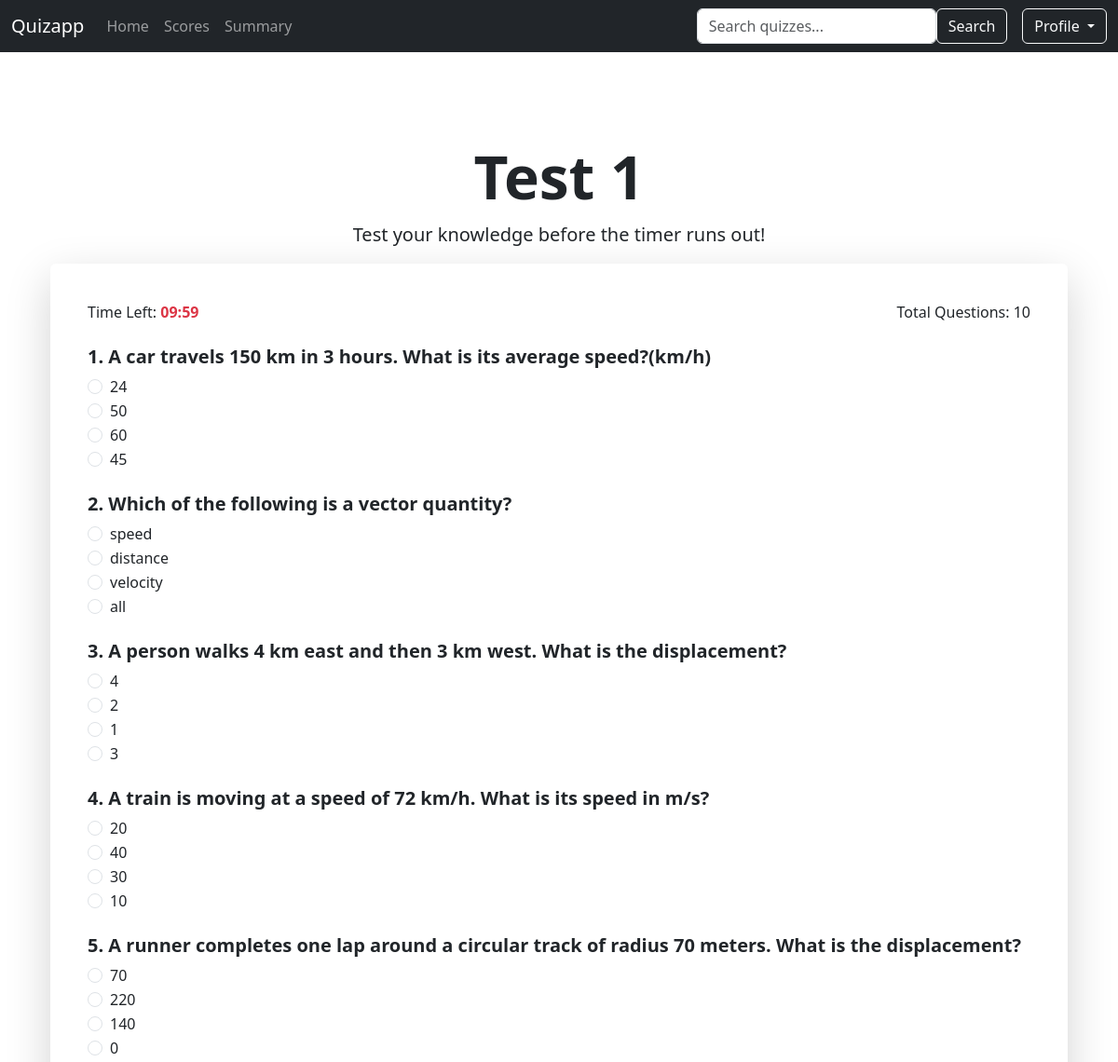
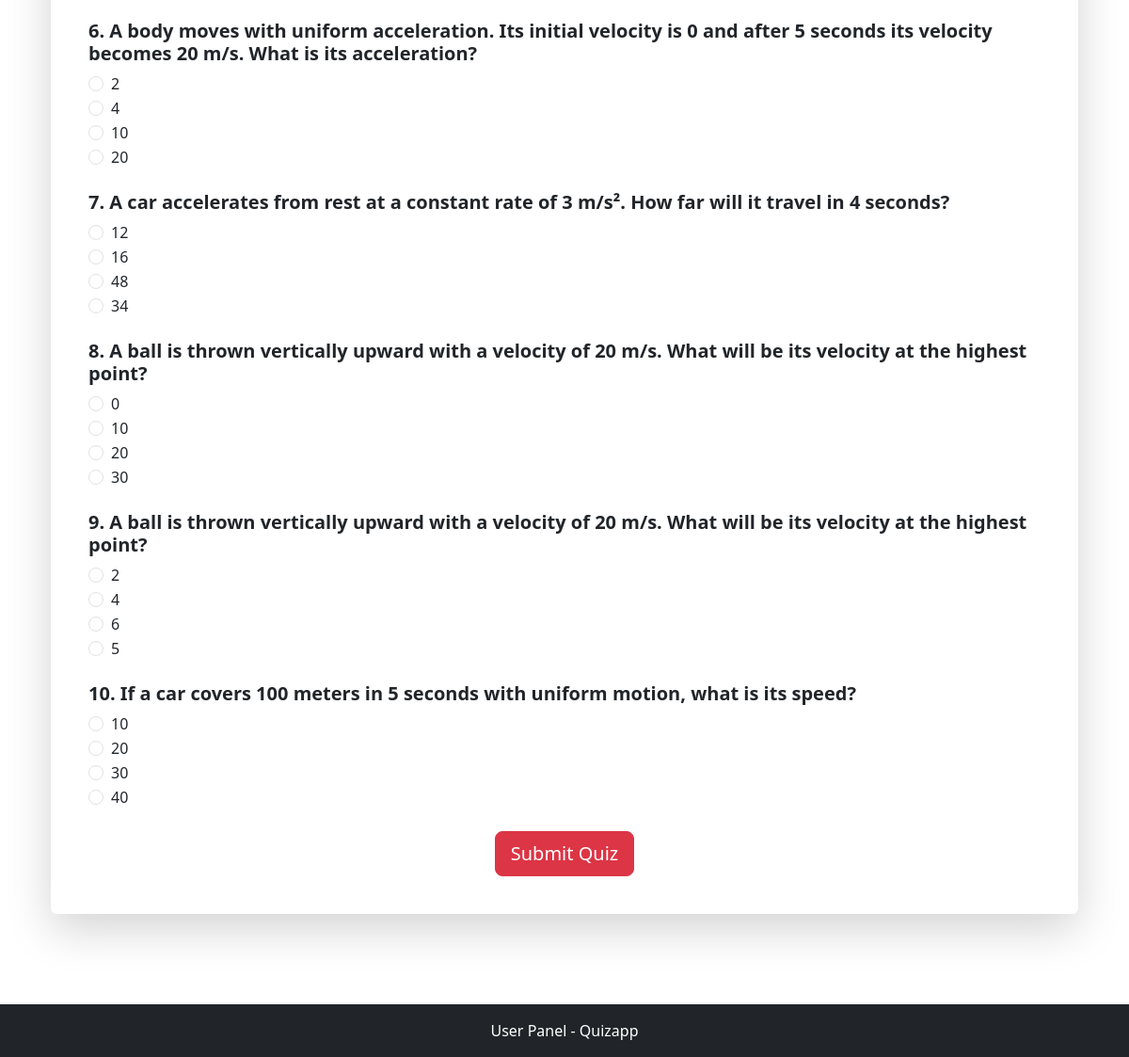
The app's page /user/start_quiz/1 with its own data (2 pictures, top to bottom).
### model.py (models this page shows)
class Quiz(db.Model):
    quiz_id = db.Column(db.Integer, primary_key=True)
    chapter_id = db.Column(db.Integer, db.ForeignKey('chapter.chapter_id', ondelete="CASCADE"), nullable=False)
    title = db.Column(db.String(255), nullable=False)
    date_of_quiz = db.Column(db.DateTime, nullable=False, default=datetime.utcnow)
    time_duration = db.Column(db.String(5), nullable=False)  # Format: HH:MM
    scores = db.relationship("Score", back_populates="quiz", cascade="all, delete-orphan")
    questions = db.relationship("Question", backref="quiz", cascade="all, delete-orphan")

class Question(db.Model):
    question_id = db.Column(db.Integer, primary_key=True)
    quiz_id = db.Column(db.Integer, db.ForeignKey('quiz.quiz_id', ondelete="CASCADE"), nullable=False)
    question_statement = db.Column(db.Text, nullable=False)
    option1 = db.Column(db.String(255), nullable=False)
    option2 = db.Column(db.String(255), nullable=False)
    option3 = db.Column(db.String(255), nullable=False)
    option4 = db.Column(db.String(255), nullable=False)
    correct_option = db.Column(db.Integer, nullable=False)  # 1, 2, 3, or 4

### app.py (the view)
@app.route("/user/start_quiz/<int:quiz_id>")
def start_quiz(quiz_id):
    quiz = Quiz.query.get_or_404(quiz_id)
    questions = Question.query.filter_by(quiz_id=quiz_id).all()
    try:
        time_duration = int(quiz.time_duration.split(":")[0] * 60 + quiz.time_duration.split(":")[1])
    except ValueError:
        time_duration = 10
    return render_template("user/user_quiz.html", quiz=quiz, questions=questions, quiz_duration=time_duration)

### templates/user/user_quiz.html (shortened to what this page needs)
{% extends "user_layout.html" %}
{% block body %}
<div class="container my-5">
    <h1 class="display-3 text-center text-dark fw-bold">{{ quiz.title }}</h1>
    <p class="lead text-center text-dark">Test your knowledge before the timer runs out!</p>
    <div class="card shadow-lg border-0 rounded-lg p-4">
        <div class="card-body">
            <div class="d-flex justify-content-between mb-4">
                <div class="text-dark">
                    Time Left: <span id="timer" class="fw-bold text-danger">{{ quiz.time_duration }}:00</span>
                </div>
                <div class="text-dark">Total Questions: {{ questions|length }}</div>
            </div>
            <form id="quizForm" method="POST" action="{{ url_for('submit_quiz', quiz_id=quiz.quiz_id) }}">
                {% for question in questions %}
                <div class="question-block mb-4">
                    <h5 class="text-dark fw-bold">{{ loop.index }}. {{ question.question_statement }}</h5>
                    <div class="options">
                        <div class="form-check">
                            <input class="form-check-input" type="radio" name="question_{{ question.question_id }}"
                                value="{{ question.option1 }}">
                            <label class="form-check-label">{{ question.option1 }}</label>
                        </div>
                        <div class="form-check">
                            <input class="form-check-input" type="radio" name="question_{{ question.question_id }}"
                                value="{{ question.option2 }}">
                            <label class="form-check-label">{{ question.option2 }}</label>
                        </div>
                        <div class="form-check">
                            <input class="form-check-input" type="radio" name="question_{{ question.question_id }}"
                                value="{{ question.option3 }}">
                            <label class="form-check-label">{{ question.option3 }}</label>
                        </div>
                        <div class="form-check">
                            <input class="form-check-input" type="radio" name="question_{{ question.question_id }}"
                                value="{{ question.option4 }}">
                            <label class="form-check-label">{{ question.option4 }}</label>
                        </div>
                    </div>
                </div>
                {% endfor %}
                <div class="text-center mt-4">
                    <button type="submit" class="btn btn-danger btn-lg" id="submitButton">Submit Quiz</button>
                </div>
            </form>
        </div>
    </div>
</div>
{% endblock %}

### templates/user_layout.html (shortened to what this page needs)
<!DOCTYPE html>
<html lang="en">
<head>
    <link href="https://cdn.jsdelivr.net/npm/bootstrap@5.3.0-alpha1/dist/css/bootstrap.min.css" rel="stylesheet">
</head>
<body class="d-flex flex-column min-vh-100">
    <nav class="navbar navbar-expand-lg navbar-dark bg-dark">
        <div class="container-fluid">
            <div class="d-flex">
                <a class="navbar-brand" href="{{ url_for('index') }}">Quizapp</a>
                <ul class="navbar-nav me-auto mb-2 mb-lg-0">
                    <li class="nav-item">
                        <a class="nav-link" href="{{ url_for('user_dashboard') }}">Home</a>
                    </li>
                    <li class="nav-item">
                        <a class="nav-link" href="{{ url_for('user_scores') }}">Scores</a>
                    </li>
                    <li class="nav-item">
                        <a class="nav-link" href="{{ url_for('user_summary') }}">Summary</a>
                    </li>
                </ul>
            </div>
            <div class="d-flex align-items-center">
                <form class="d-flex" action="{{ url_for('user_search') }}" method="GET">
                    <input type="text" class="form-control" name="query" placeholder="Search quizzes..."
                        aria-label="Search">
                    <button class="btn btn-outline-light" type="submit">Search</button>
                </form>
                <div class="dropdown ms-3">
                    <button class="btn btn-outline-light dropdown-toggle" type="button" id="profileDropdown"
                        data-bs-toggle="dropdown" aria-expanded="false">
                        Profile
                    </button>
                </div>
            </div>
        </div>
    </nav>
    <div class="container my-5">
        {% block body %}
        {% endblock %}
    </div>
    <footer class="bg-dark text-white text-center py-3" style="margin-top: auto;">
        User Panel - Quizapp
    </footer>
</body>
</html>

### records on screen
Quiz: title "Test 1"
Question: question_statement "A car travels 150 km in 3 hours. What is its average speed?(km/h)", option1 "24", option2 "50", option3 "60", option4 "45"
Question: question_statement "Which of the following is a vector quantity?", option1 "speed", option2 "distance", option3 "velocity", option4 "all"
Question: question_statement "A person walks 4 km east and then 3 km west. What is the displacement?", option1 "4", option2 "2", option3 "1", option4 "3"
Question: question_statement "A train is moving at a speed of 72 km/h. What is its speed in m/s?", option1 "20", option2 "40", option3 "30", option4 "10"
Question: question_statement "A runner completes one lap around a circular track of radius 70 meters. What is the displacement?", option1 "70", option2 "220", option3 "140", option4 "0"
Question: question_statement "A body moves with uniform acceleration. Its initial velocity is 0 and after 5 seconds its velocity becomes 20 m/s. What is its acceleration?", option1 "2", option2 "4", option3 "10", option4 "20"
Question: question_statement "A car accelerates from rest at a constant rate of 3 m/s². How far will it travel in 4 seconds?", option1 "12", option2 "16", option3 "48", option4 "34"
Question: question_statement "A ball is thrown vertically upward with a velocity of 20 m/s. What will be its velocity at the highest point?", option1 "0", option2 "10", option3 "20", option4 "30"
Question: question_statement "A ball is thrown vertically upward with a velocity of 20 m/s. What will be its velocity at the highest point?", option1 "2", option2 "4", option3 "6", option4 "5"
Question: question_statement "If a car covers 100 meters in 5 seconds with uniform motion, what is its speed?", option1 "10", option2 "20", option3 "30", option4 "40"

### other values on screen
{{ questions|length }} "10"
